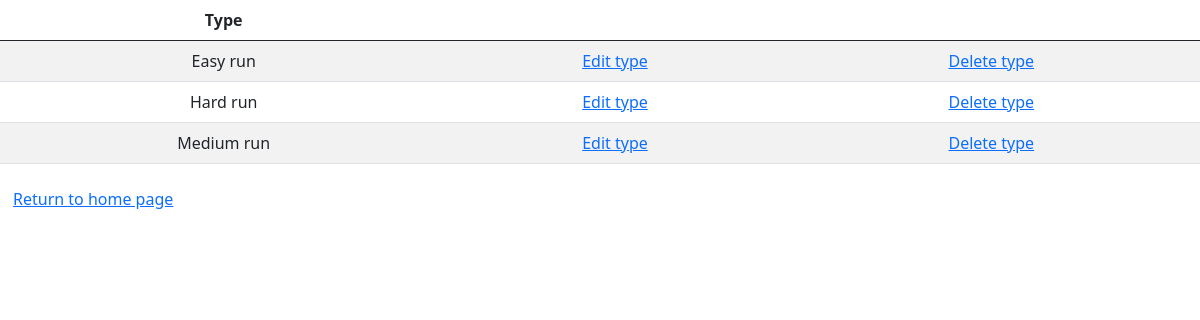
The page /type/typedata on the database its author committed.
### Model/Runtype.py (models this page shows, shortened)
class Runtype(db.Model):
    __tablename__ = 'runtype'
    id = db.Column('runtype_id', db.Integer, primary_key = True)
    description = db.Column(db.String(100))

### Controllers/RuntypeController.py (the view)
@data_type.route('/type/typedata')
def type_data():
    runtype = Runtype.query.all()
    return render_template('type_data.html',data = runtype)

### Templates/type_data.html (shortened to what this page needs)
<!DOCTYPE html>
<html>
    <head>
        <link href="https://cdn.jsdelivr.net/npm/bootstrap@5.0.2/dist/css/bootstrap.min.css" rel="stylesheet"></head>
<body>
    <table class="table table-striped">
    <thead>
        <tr>
            <th class="text-center">Type</th>
            <th class="text-center"></th>
            <th class="text-center"></th>
        </tr>
    </thead>
    <tbody>
            {% for row in data| batch(1) %}
                {% include "type_row.html" %}
            {% endfor %}
    </tbody>
    </table>
<div class="btn">
    <a href = "{{ url_for('options_type.type_options') }}"> Return to home page
       </a>
    </div>
</body>
</html>
</body>
</html>

### Templates/type_row.html
<tr>
    <td class="text-center">{{ row[0].description }}</td>
    <td class="text-center"><a href="{{url_for('update_type.type_update', id = row[0].id )}}">
        Edit type
    </a></td>
<td class="text-center"><a href="{{url_for('delete_type.type_delete', id = row[0].id )}}">
        Delete type
    </a></td>
</tr>

### rows shown on the page
Runtype: description "Easy run"
Runtype: description "Hard run"
Runtype: description "Medium run"
